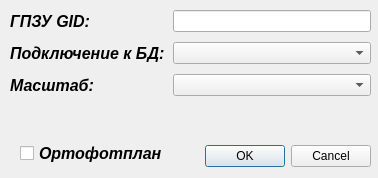
<?xml version="1.0" encoding="UTF-8"?>
<ui version="4.0">
 <class>gpzuToolsDialogBase</class>
 <widget class="QDialog" name="gpzuToolsDialogBase">
  <property name="geometry">
   <rect>
    <x>0</x>
    <y>0</y>
    <width>378</width>
    <height>178</height>
   </rect>
  </property>
  <property name="windowTitle">
   <string>Загрузить участок карты</string>
  </property>
  <widget class="QDialogButtonBox" name="button_box">
   <property name="geometry">
    <rect>
     <x>180</x>
     <y>140</y>
     <width>191</width>
     <height>32</height>
    </rect>
   </property>
   <property name="orientation">
    <enum>Qt::Horizontal</enum>
   </property>
   <property name="standardButtons">
    <set>QDialogButtonBox::Cancel|QDialogButtonBox::Ok</set>
   </property>
  </widget>
  <widget class="QWidget" name="formLayoutWidget">
   <property name="geometry">
    <rect>
     <x>10</x>
     <y>10</y>
     <width>361</width>
     <height>121</height>
    </rect>
   </property>
   <layout class="QFormLayout" name="formLayout">
    <property name="horizontalSpacing">
     <number>8</number>
    </property>
    <property name="verticalSpacing">
     <number>10</number>
    </property>
    <item row="0" column="0">
     <widget class="QLabel" name="label">
      <property name="font">
       <font>
        <pointsize>12</pointsize>
        <weight>75</weight>
        <italic>true</italic>
        <bold>true</bold>
       </font>
      </property>
      <property name="text">
       <string>ГПЗУ GID:</string>
      </property>
      <property name="wordWrap">
       <bool>false</bool>
      </property>
     </widget>
    </item>
    <item row="0" column="1">
     <widget class="QLineEdit" name="lineEdit">
      <property name="layoutDirection">
       <enum>Qt::RightToLeft</enum>
      </property>
      <property name="inputMask">
       <string/>
      </property>
      <property name="text">
       <string/>
      </property>
      <property name="maxLength">
       <number>32783</number>
      </property>
      <property name="alignment">
       <set>Qt::AlignRight|Qt::AlignTrailing|Qt::AlignVCenter</set>
      </property>
     </widget>
    </item>
    <item row="1" column="0">
     <widget class="QLabel" name="label_2">
      <property name="font">
       <font>
        <pointsize>12</pointsize>
        <weight>75</weight>
        <italic>true</italic>
        <bold>true</bold>
       </font>
      </property>
      <property name="text">
       <string>Подключение к БД:</string>
      </property>
     </widget>
    </item>
    <item row="1" column="1">
     <widget class="QComboBox" name="comboBox"/>
    </item>
    <item row="2" column="0">
     <widget class="QLabel" name="label_3">
      <property name="font">
       <font>
        <pointsize>12</pointsize>
        <weight>75</weight>
        <italic>true</italic>
        <bold>true</bold>
       </font>
      </property>
      <property name="text">
       <string>Масштаб:</string>
      </property>
     </widget>
    </item>
    <item row="2" column="1">
     <widget class="QComboBox" name="comboBox_2"/>
    </item>
   </layout>
  </widget>
  <widget class="QCheckBox" name="checkBox">
   <property name="geometry">
    <rect>
     <x>20</x>
     <y>140</y>
     <width>148</width>
     <height>27</height>
    </rect>
   </property>
   <property name="font">
    <font>
     <pointsize>12</pointsize>
     <weight>75</weight>
     <italic>true</italic>
     <bold>true</bold>
    </font>
   </property>
   <property name="text">
    <string>Ортофотплан</string>
   </property>
  </widget>
 </widget>
 <resources/>
 <connections>
  <connection>
   <sender>button_box</sender>
   <signal>accepted()</signal>
   <receiver>gpzuToolsDialogBase</receiver>
   <slot>accept()</slot>
   <hints>
    <hint type="sourcelabel">
     <x>20</x>
     <y>20</y>
    </hint>
    <hint type="destinationlabel">
     <x>20</x>
     <y>20</y>
    </hint>
   </hints>
  </connection>
  <connection>
   <sender>button_box</sender>
   <signal>rejected()</signal>
   <receiver>gpzuToolsDialogBase</receiver>
   <slot>reject()</slot>
   <hints>
    <hint type="sourcelabel">
     <x>20</x>
     <y>20</y>
    </hint>
    <hint type="destinationlabel">
     <x>20</x>
     <y>20</y>
    </hint>
   </hints>
  </connection>
 </connections>
</ui>
